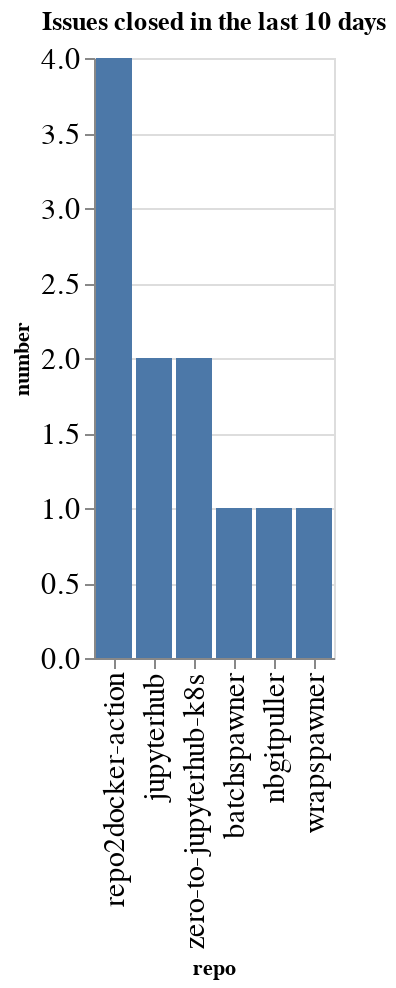

The notebook cell this image was saved under:
### Code cell
closed_counts = closed.groupby(['org', 'repo']).count()['number'].reset_index()
closed_counts['org/repo'] = closed_counts.apply(lambda a: a['org'] + '/' + a['repo'], axis=1)
sorted_vals = closed_counts.sort_values(['number'], ascending=False)['repo'].values
alt.Chart(data=closed_counts, title=f"Issues closed in the last {n_days} days").mark_bar().encode(
    x=alt.X('repo', sort=alt.Sort(sorted_vals.tolist())),
    y='number',
)

### Figure 1 — Vega-Lite specification as saved in the notebook (floating-point values rounded to 4 significant figures)
{"config": {"axisLeft": {"labelFontSize": 15}, "axisBottom": {"labelFontSize": 15}}, "data": {"name": "data-713f87cd92922e250b603da98aa7fdbd"}, "mark": "bar", "encoding": {"x": {"type": "nominal", "field": "repo", "sort": ["repo2docker-action", "jupyterhub", "zero-to-jupyterhub-k8s", "batchspawner", "nbgitpuller", "wrapspawner"]}, "y": {"type": "quantitative", "field": "number"}}, "title": "Issues closed in the last 10 days", "$schema": "https://vega.github.io/schema/vega-lite/v4.0.2.json", "datasets": {"data-713f87cd92922e250b603da98aa7fdbd": [{"org": "jupyterhub", "repo": "batchspawner", "number": 1, "org/repo": "jupyterhub/batchspawner"}, {"org": "jupyterhub", "repo": "jupyterhub", "number": 2, "org/repo": "jupyterhub/jupyterhub"}, {"org": "jupyterhub", "repo": "nbgitpuller", "number": 1, "org/repo": "jupyterhub/nbgitpuller"}, {"org": "jupyterhub", "repo": "repo2docker-action", "number": 4, "org/repo": "jupyterhub/repo2docker-action"}, {"org": "jupyterhub", "repo": "wrapspawner", "number": 1, "org/repo": "jupyterhub/wrapspawner"}, {"org": "jupyterhub", "repo": "zero-to-jupyterhub-k8s", "number": 2, "org/repo": "jupyterhub/zero-to-jupyterhub-k8s"}]}}
